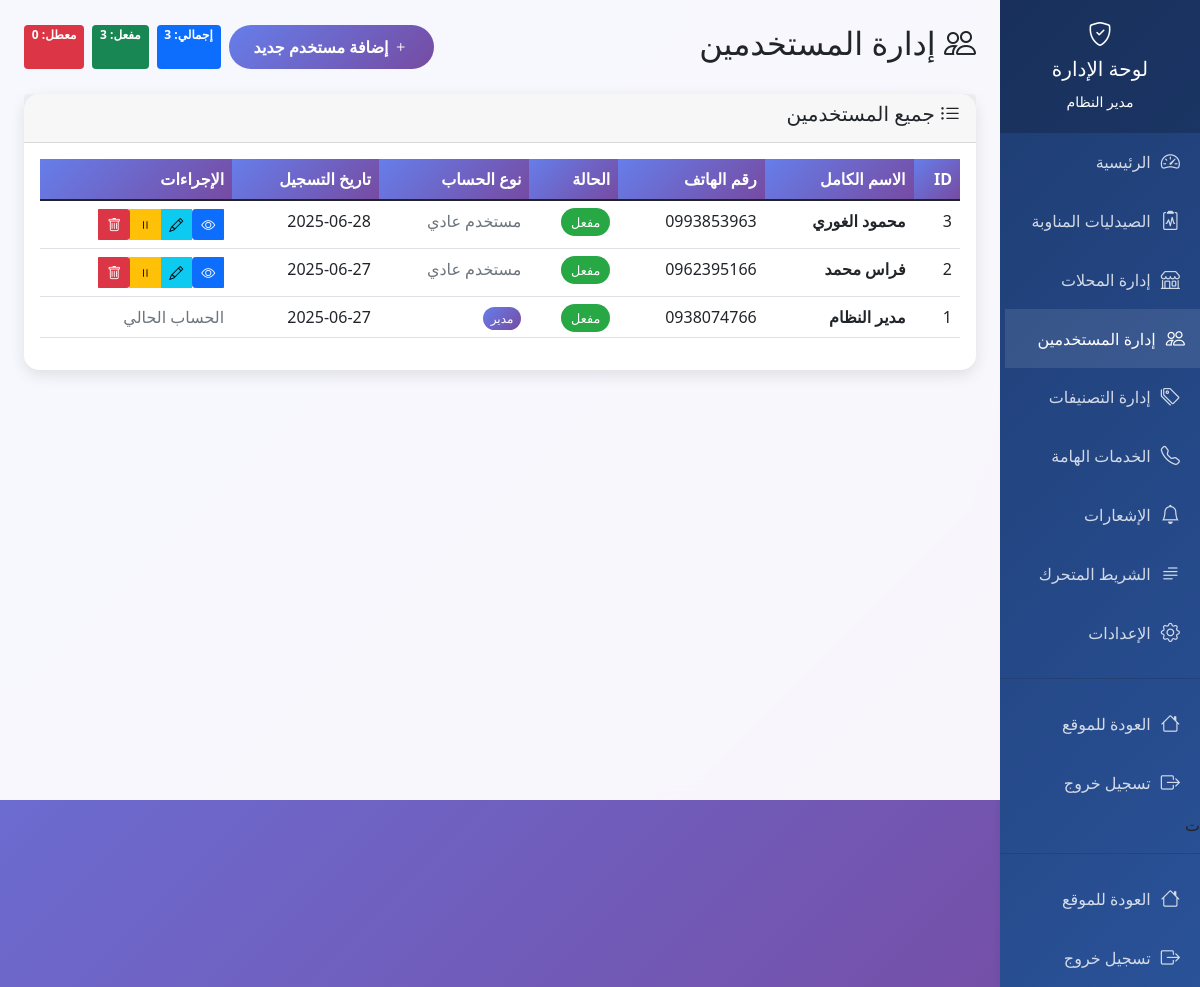
/admin/users (signed in), run on an earlier commit of the app's database.
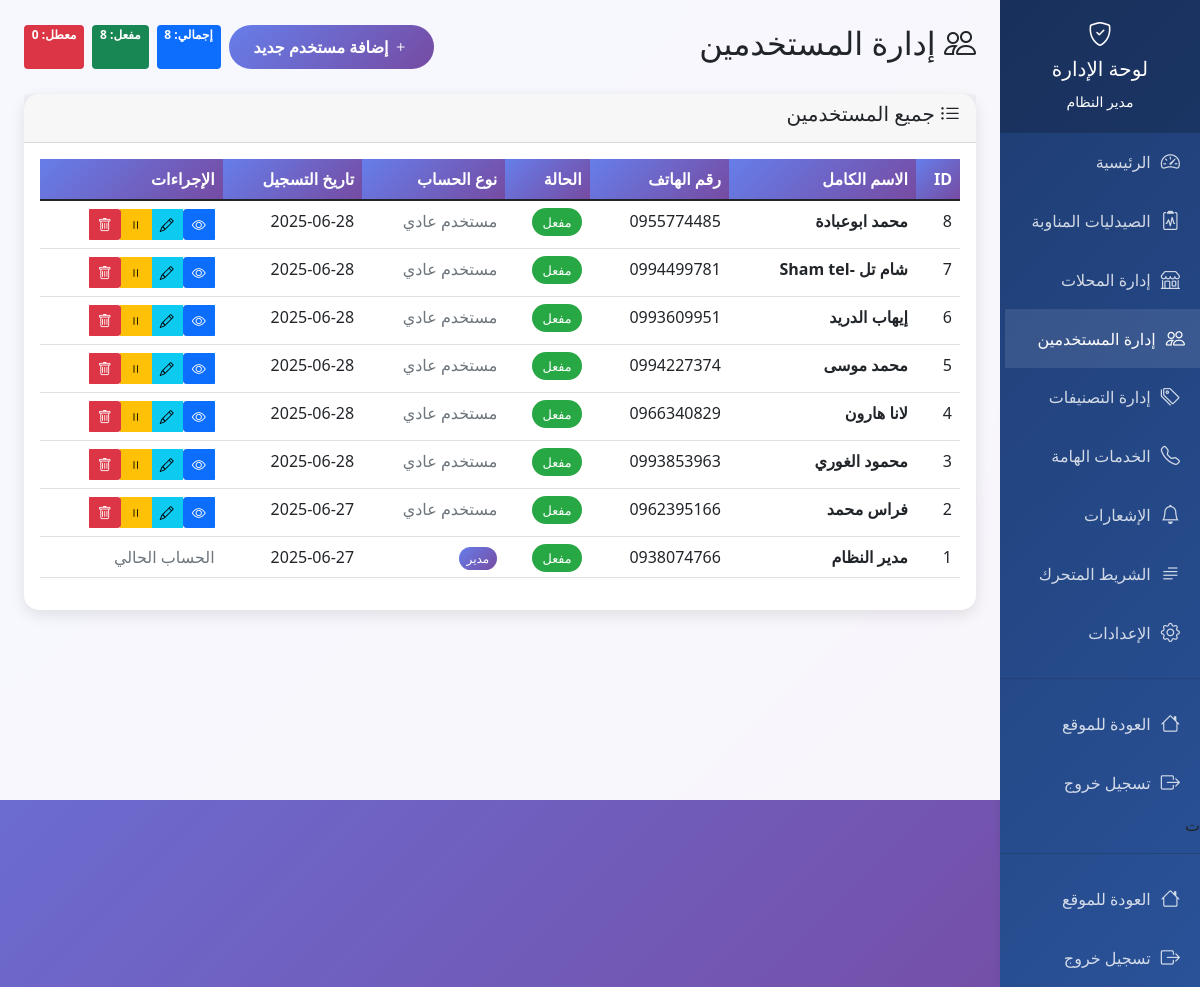
And on a later commit of the database.
### tables this page shows
CREATE TABLE users (
            id INTEGER PRIMARY KEY AUTOINCREMENT,
            full_name TEXT NOT NULL,
            phone TEXT UNIQUE NOT NULL,
            password_hash TEXT NOT NULL,
            is_active BOOLEAN DEFAULT 1,
            is_admin BOOLEAN DEFAULT 0,
            created_at TIMESTAMP DEFAULT CURRENT_TIMESTAMP
        );

### app.py (the view)
@app.route('/admin/users')
def admin_users():
    if 'user_id' not in session or not session.get('is_admin'):
        flash('ليس لديك صلاحية للوصول لهذه الصفحة', 'error')
        return redirect(url_for('index'))
    conn = sqlite3.connect('hussainiya_stores.db')
    cursor = conn.cursor()
    cursor.execute('SELECT * FROM users ORDER BY created_at DESC')
    users = cursor.fetchall()
    conn.close()
    return render_template('admin_users.html', users=users)

### app.py (called while the page is built, shortened)
@app.before_request
def check_maintenance_mode():
    if request.endpoint and (request.endpoint.startswith('admin_') or
                           request.endpoint == 'login' or
                           request.endpoint == 'logout' or
                           request.endpoint == 'save_settings'):
        return

### templates/admin_users.html (shortened to what this page needs)
<!DOCTYPE html>
<html lang="ar" dir="rtl">
<head>
    <link href="https://cdn.jsdelivr.net/npm/bootstrap@5.1.3/dist/css/bootstrap.min.css" rel="stylesheet">
    <link href="https://cdn.jsdelivr.net/npm/bootstrap-icons@1.7.2/font/bootstrap-icons.css" rel="stylesheet">
</head>
<body>
    <div class="row g-0">
        <div class="col-md-2">
            <div class="admin-sidebar">
                <div class="sidebar-header">
                    <h4><i class="bi bi-shield-check"></i></h4>
                    <h5>لوحة الإدارة</h5>
                    <small>{{ session.user_name }}</small>
                </div>
                <nav class="sidebar-menu">
                    <a href="{{ url_for('admin_dashboard') }}" class="nav-link">
                        <i class="bi bi-speedometer2"></i>
                        الرئيسية
                    </a>
                    <a href="{{ url_for('admin_duty_pharmacies') }}" class="nav-link">
                        <i class="bi bi-clipboard2-pulse"></i>
                        الصيدليات المناوبة
                    </a>
                    <a href="{{ url_for('admin_stores') }}" class="nav-link">
                        <i class="bi bi-shop"></i>
                        إدارة المحلات
                    </a>
                    <a href="{{ url_for('admin_users') }}" class="nav-link active">
                        <i class="bi bi-people"></i>
                        إدارة المستخدمين
                    </a>
                    <a href="{{ url_for('admin_categories') }}" class="nav-link">
                        <i class="bi bi-tags"></i>
                        إدارة التصنيفات
                    </a>
                    <a href="{{ url_for('admin_services') }}" class="nav-link">
                        <i class="bi bi-telephone"></i>
                        الخدمات الهامة
                    </a>
                    <a href="{{ url_for('admin_notifications') }}" class="nav-link">
                        <i class="bi bi-bell"></i>
                        الإشعارات
                    </a>
                    <a href="{{ url_for('admin_ticker') }}" class="nav-link">
                        <i class="bi bi-text-paragraph"></i>
                        الشريط المتحرك
                    </a>
                    <a href="{{ url_for('admin_settings') }}" class="nav-link">
                        <i class="bi bi-gear"></i>
                        الإعدادات
                    </a>
                    <hr class="my-3" style="border-color: rgba(255,255,255,0.2);">
                    <a href="{{ url_for('index') }}" class="nav-link">
                        <i class="bi bi-house"></i>
                        العودة للموقع
                    </a>
                    <a href="{{ url_for('logout') }}" class="nav-link">
                        <i class="bi bi-box-arrow-right"></i>
                        تسجيل خروج
                    </a>ت
                    <hr class="my-3" style="border-color: rgba(255,255,255,0.2);">
                    <a href="{{ url_for('index') }}" class="nav-link">
                        <i class="bi bi-house"></i>
                        العودة للموقع
                    </a>
                    <a href="{{ url_for('logout') }}" class="nav-link">
                        <i class="bi bi-box-arrow-right"></i>
                        تسجيل خروج
                    </a>
                </nav>
            </div>
        </div>
        <div class="col-md-10">
            <div class="admin-content p-4">
                <div class="d-flex justify-content-between align-items-center mb-4">
                    <h2><i class="bi bi-people"></i> إدارة المستخدمين</h2>
                    <div class="d-flex gap-2">
                        <button class="btn btn-admin" data-bs-toggle="modal" data-bs-target="#addUserModal">
                            <i class="bi bi-plus"></i> إضافة مستخدم جديد
                        </button>
                        <span class="badge bg-primary">إجمالي: {{ users|length }}</span>
                        <span class="badge bg-success">مفعل: {{ users|selectattr('4', 'equalto', 1)|list|length }}</span>
                        <span class="badge bg-danger">معطل: {{ users|selectattr('4', 'equalto', 0)|list|length }}</span>
                    </div>
                </div>
                <div class="card">
                    <div class="card-header">
                        <h5><i class="bi bi-list-ul"></i> جميع المستخدمين</h5>
                    </div>
                    <div class="card-body">
                        {% if users %}
                        <div class="table-responsive">
                            <table class="table table-hover">
                                <thead>
                                    <tr>
                                        <th>ID</th>
                                        <th>الاسم الكامل</th>
                                        <th>رقم الهاتف</th>
                                        <th>الحالة</th>
                                        <th>نوع الحساب</th>
                                        <th>تاريخ التسجيل</th>
                                        <th>الإجراءات</th>
                                    </tr>
                                </thead>
                                <tbody>
                                    {% for user in users %}
                                    <tr>
                                        <td>{{ user[0] }}</td>
                                        <td><strong>{{ user[1] }}</strong></td>
                                        <td>{{ user[2] }}</td>
                                        <td>
                                            {% if user[4] %}
                                                <span class="status-badge status-active">مفعل</span>
                                            {% else %}
                                                <span class="status-badge status-inactive">معطل</span>
                                            {% endif %}
                                        </td>
                                        <td>
                                            {% if user[5] %}
                                                <span class="admin-badge">مدير</span>
                                            {% else %}
                                                <span class="text-muted">مستخدم عادي</span>
                                            {% endif %}
                                        </td>
                                        <td>{{ user[6][:10] if user[6] else 'غير محدد' }}</td>
                                        <td>
                                            {% if user[0] != session.user_id %}
                                                <div class="btn-group" role="group">
                                                    <a href="{{ url_for('admin_user_details', user_id=user[0]) }}"
                                                       class="btn btn-primary btn-sm">
                                                        <i class="bi bi-eye"></i>
                                                    </a>
                                                    <button class="btn btn-info btn-sm" data-bs-toggle="modal"
                                                            data-bs-target="#editUserModal{{ user[0] }}">
                                                        <i class="bi bi-pencil"></i>
                                                    </button>
                                                    <a href="{{ url_for('toggle_user', user_id=user[0]) }}"
                                                       class="btn btn-{{ 'warning' if user[4] else 'success' }} btn-sm">
                                                        <i class="bi bi-{{ 'pause' if user[4] else 'play' }}"></i>
                                                    </a>
                                                    <a href="{{ url_for('delete_user', user_id=user[0]) }}"
                                                       class="btn btn-danger btn-sm"
                                                       onclick="return confirm('هل تريد حذف هذا المستخدم؟')">
                                                        <i class="bi bi-trash"></i>
                                                    </a>
                                                </div>
                                            {% else %}
                                                <span class="text-muted">الحساب الحالي</span>
                                            {% endif %}
                                        </td>
                                    </tr>
                                    {% endfor %}
                                </tbody>
                            </table>
                        </div>
                        {% else %}
                        <div class="text-center py-5">
                            <i class="bi bi-people" style="font-size: 3rem; color: #ccc;"></i>
                            <h5 class="mt-3 text-muted">لا توجد مستخدمين مسجلين</h5>
                        </div>
                        {% endif %}
                    </div>
                </div>
            </div>
        </div>
    </div>
</body>
</html>

### templates/admin_users.html (style rules this page uses)
body { font-family: 'Segoe UI', Tahoma, Geneva, Verdana, sans-serif; background: linear-gradient(135deg, #667eea 0%, #764ba2 100%); min-height: 100vh; }
.admin-sidebar { background: linear-gradient(135deg, #1e3c72 0%, #2a5298 100%); min-height: 100vh; box-shadow: 2px 0 10px rgba(0,0,0,0.1); }
.admin-content { background: rgba(255,255,255,0.95); min-height: 100vh; backdrop-filter: blur(10px); }
.sidebar-header { background: rgba(0,0,0,0.2); padding: 20px; text-align: center; color: white; }
.sidebar-menu .nav-link { color: rgba(255,255,255,0.8); padding: 15px 20px; border: none; border-radius: 0; transition: all 0.3s ease; display: flex; align-items: center; }
.sidebar-menu .nav-link:hover, .sidebar-menu .nav-link.active { background: rgba(255,255,255,0.1); color: white; transform: translateX(5px); }
.sidebar-menu .nav-link i { margin-left: 10px; font-size: 1.2em; }
.card { border: none; border-radius: 15px; box-shadow: 0 5px 15px rgba(0,0,0,0.1); }
.table th { background: linear-gradient(135deg, #667eea 0%, #764ba2 100%); color: white; border: none; }
.btn-admin { background: linear-gradient(135deg, #667eea 0%, #764ba2 100%); border: none; border-radius: 25px; padding: 10px 25px; color: white; font-weight: 600; transition: all 0.3s ease; }
.status-badge { padding: 5px 10px; border-radius: 20px; font-size: 0.8em; }
.status-active { background: #28a745; color: white; }
.admin-badge { background: linear-gradient(135deg, #667eea 0%, #764ba2 100%); color: white; padding: 3px 8px; border-radius: 15px; font-size: 0.75em; }

What changed in the data, as far as the page shows it:
added users: id "8", full_name "محمد ابوعبادة", phone "0955774485", is_active "مفعل", is_admin "مستخدم عادي", created_at "2025-06-28"
added users: id "7", full_name "شام تل -Sham tel", phone "0994499781", is_active "مفعل", is_admin "مستخدم عادي", created_at "2025-06-28"
added users: id "6", full_name "إيهاب الدريد", phone "0993609951", is_active "مفعل", is_admin "مستخدم عادي", created_at "2025-06-28"
added users: id "5", full_name "محمد موسى", phone "0994227374", is_active "مفعل", is_admin "مستخدم عادي", created_at "2025-06-28"
added users: id "4", full_name "لانا هارون", phone "0966340829", is_active "مفعل", is_admin "مستخدم عادي", created_at "2025-06-28"
Also different on the page:
{{ users|length }}: "3" → "8"
{{ users|selectattr('4', 'equalto', 1)|list|length }}: "3" → "8"
